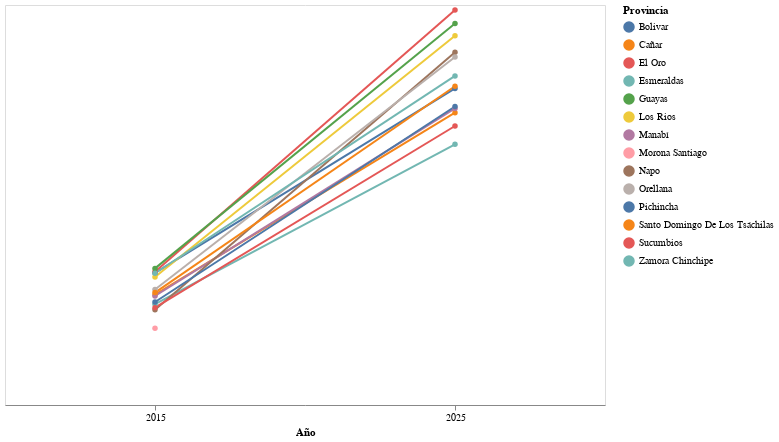

The notebook cell this image was saved under:
### Code cell
import pandas as pd
import altair as alt

# --- 1. Filtrar años y eliminar nulos ---
df = df[df['PACC_ANIO'].isin([2015, 2025])].dropna(subset=['PACC_PRECIO_USD'])

# --- 2. Agrupación y media ---
df_group = (
    df.groupby(["PACC_ANIO", "DPA_PROVINCIA"], as_index=False)["PACC_PRECIO_USD"]
    .mean()
    .round(2)
)

# --- 3. Pivotear a formato ancho ---
df_wide = df_group.pivot(
    index="DPA_PROVINCIA",
    columns="PACC_ANIO",
    values="PACC_PRECIO_USD"
).reset_index()

df_wide.columns.name = None  # quitar nombre del índice de columnas

# --- 4. Convertir a formato largo para Altair ---
df_long = df_wide.melt(
    id_vars="DPA_PROVINCIA",
    value_vars=[2015, 2025],
    var_name="Año",
    value_name="Precio"
)

# --- 5. Graficar slopegraph clásico ---
chart = (
    alt.Chart(df_long)
    .mark_line(point=True)
    .encode(
        x=alt.X("Año:N", title="Año", axis=alt.Axis(labelAngle=0, grid=False)),
        y=alt.Y("Precio:Q", axis=None),  # eliminamos el eje Y
        color=alt.Color("DPA_PROVINCIA:N", title="Provincia"),
        detail="DPA_PROVINCIA:N",
        tooltip=["Año", "DPA_PROVINCIA", "Precio"]
    )
    .properties(width=600, height=400)
)

chart

### Figure 1 — Vega-Lite specification as saved in the notebook (floating-point values rounded to 4 significant figures)
{"config": {"view": {"continuousWidth": 300, "continuousHeight": 300}}, "data": {"name": "data-9099c6b3adfd441d3da3f97ec61eab6e"}, "mark": {"type": "line", "point": true}, "encoding": {"color": {"field": "DPA_PROVINCIA", "title": "Provincia", "type": "nominal"}, "detail": {"field": "DPA_PROVINCIA", "type": "nominal"}, "tooltip": [{"field": "Año", "type": "quantitative"}, {"field": "DPA_PROVINCIA", "type": "nominal"}, {"field": "Precio", "type": "quantitative"}], "x": {"axis": {"grid": false, "labelAngle": 0}, "field": "Año", "title": "Año", "type": "nominal"}, "y": {"axis": null, "field": "Precio", "type": "quantitative"}}, "height": 400, "width": 600, "$schema": "https://vega.github.io/schema/vega-lite/v5.8.0.json", "datasets": {"data-9099c6b3adfd441d3da3f97ec61eab6e": [{"DPA_PROVINCIA": "Bolivar", "Año": 2015, "Precio": 115.6}, {"DPA_PROVINCIA": "Cañar", "Año": 2015, "Precio": 96.49}, {"DPA_PROVINCIA": "El Oro", "Año": 2015, "Precio": 116.7}, {"DPA_PROVINCIA": "Esmeraldas", "Año": 2015, "Precio": 88.2}, {"DPA_PROVINCIA": "Guayas", "Año": 2015, "Precio": 119.5}, {"DPA_PROVINCIA": "Los Rios", "Año": 2015, "Precio": 112.0}, {"DPA_PROVINCIA": "Manabí", "Año": 2015, "Precio": 95.45}, {"DPA_PROVINCIA": "Morona Santiago", "Año": 2015, "Precio": 67.19}, {"DPA_PROVINCIA": "Napo", "Año": 2015, "Precio": 83.31}, {"DPA_PROVINCIA": "Orellana", "Año": 2015, "Precio": 101.0}, {"DPA_PROVINCIA": "Pichincha", "Año": 2015, "Precio": 90.14}, {"DPA_PROVINCIA": "Santo Domingo De Los Tsáchilas", "Año": 2015, "Precio": 98.35}, {"DPA_PROVINCIA": "Sucumbios", "Año": 2015, "Precio": 85.2}, {"DPA_PROVINCIA": "Zamora Chinchipe", "Año": 2015, "Precio": 115.3}, {"DPA_PROVINCIA": "Bolivar", "Año": 2025, "Precio": 277.0}, {"DPA_PROVINCIA": "Cañar", "Año": 2025, "Precio": 255.8}, {"DPA_PROVINCIA": "El Oro", "Año": 2025, "Precio": 345.7}, {"DPA_PROVINCIA": "Esmeraldas", "Año": 2025, "Precio": 228.1}, {"DPA_PROVINCIA": "Guayas", "Año": 2025, "Precio": 333.8}, {"DPA_PROVINCIA": "Los Rios", "Año": 2025, "Precio": 323.0}, {"DPA_PROVINCIA": "Manabí", "Año": 2025, "Precio": 259.5}, {"DPA_PROVINCIA": "Morona Santiago", "Año": 2025, "Precio": null}, {"DPA_PROVINCIA": "Napo", "Año": 2025, "Precio": 308.7}, {"DPA_PROVINCIA": "Orellana", "Año": 2025, "Precio": 304.6}, {"DPA_PROVINCIA": "Pichincha", "Año": 2025, "Precio": 261.2}, {"DPA_PROVINCIA": "Santo Domingo De Los Tsáchilas", "Año": 2025, "Precio": 278.9}, {"DPA_PROVINCIA": "Sucumbios", "Año": 2025, "Precio": 244.1}, {"DPA_PROVINCIA": "Zamora Chinchipe", "Año": 2025, "Precio": 287.9}]}}
